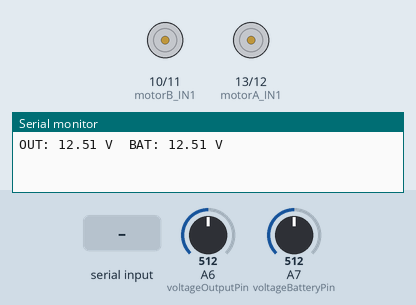
The sketch below on a simulated Arduino Nano, built with avr-gcc and run on an emulated ATmega328P. Parts: motor-driver pin pairs drawn as motors (green arrow = first pin HIGH = forward, orange = second pin HIGH = backward, longer = more drive), the last lines printed to the serial monitor. The test bench sets the inputs (shaded band); at power-on: A6 (voltageOutputPin) = 512, A7 (voltageBatteryPin) = 512.

Above: at 1.2 s.
1.3 s: "R,45\n" received over Serial
At 1.52 s:
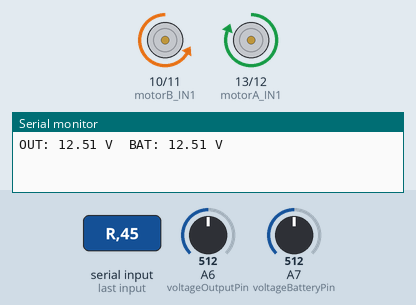
3.2 s: "L,45\n" received over Serial
At 3.42 s:
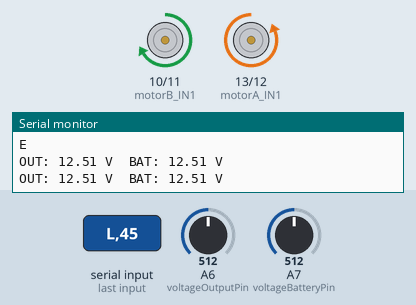
Timing chart, 0 to 6.2 s (numbered marks = the images above; inputs shaded):
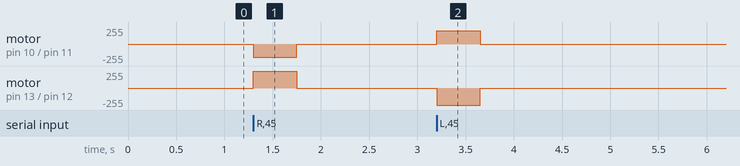

The sketch:

motor.ino
```cpp
const int voltageOutputPin = A6;
const int voltageBatteryPin = A7;
const float inputVoltageMax = 25.0;
const int adcResolution = 1023;

const int motorA_IN1 = 13;
const int motorA_IN2 = 12;
const int motorB_IN1 = 10;
const int motorB_IN2 = 11;

unsigned long lastPrintTime = 0;
const unsigned long printInterval = 1000;

String inputBuffer = "";

void setup() {
  Serial.begin(115200);

  pinMode(motorA_IN1, OUTPUT);
  pinMode(motorA_IN2, OUTPUT);
  pinMode(motorB_IN1, OUTPUT);
  pinMode(motorB_IN2, OUTPUT);

  stopMotors();
}

void loop() {
  if (millis() - lastPrintTime >= printInterval) {
    float outputV = analogRead(voltageOutputPin) * inputVoltageMax / adcResolution;
    float batteryV = analogRead(voltageBatteryPin) * inputVoltageMax / adcResolution;

    Serial.print("OUT: ");
    Serial.print(outputV, 2);
    Serial.print(" V\tBAT: ");
    Serial.print(batteryV, 2);
    Serial.println(" V");

    lastPrintTime = millis();
  }

  while (Serial.available()) {
    char c = Serial.read();
    if (c == '\n') {
      handleParsedCommand(inputBuffer);
      inputBuffer = "";
    } else {
      inputBuffer += c;
    }
  }
}

void handleParsedCommand(String cmd) {
  cmd.trim();
  if (cmd.length() == 0) return;

  int comma = cmd.indexOf(',');

  if (comma != -1 && cmd.length() > comma + 1) {
    char dir = toupper(cmd.substring(0, comma)[0]);
    int angle = cmd.substring(comma + 1).toInt();
    if ((dir == 'R' || dir == 'L') && angle > 0) {
      int mspeed = 200;
      int duration = angle * 10;

      if (dir == 'R') turnRight(mspeed);
      else if (dir == 'L') turnLeft(mspeed);

      delay(duration);
      stopMotors();
      Serial.println("E");
      return;
    }
  }

  int firstComma = cmd.indexOf(',');
  int secondComma = cmd.indexOf(',', firstComma + 1);
  if (firstComma == -1 || secondComma == -1) {
    Serial.println("Invalid command");
    return;
  }

  char move = toupper(cmd.substring(0, firstComma)[0]);
  char speedChar = toupper(cmd.substring(firstComma + 1, secondComma)[0]);
  char timeChar = cmd.substring(secondComma + 1)[0];

  int mspeed = 0;
  if (speedChar == 'L') mspeed = 150;
  else if (speedChar == 'M') mspeed = 200;
  else if (speedChar == 'H') mspeed = 255;
  else {
    Serial.println("Invalid speed");
    return;
  }

  int duration = 0;
  if (timeChar == '1') duration = 300;
  else if (timeChar == '2') duration = 800;
  else if (timeChar == '3') duration = 1500;
  else {
    Serial.println("Invalid duration");
    return;
  }

  switch (move) {
    case 'F':
      forward(mspeed); break;
    case 'B':
      backward(mspeed); break;
    case 'L':
      turnLeft(mspeed); break;
    case 'R':
      turnRight(mspeed); break;
    default:
      Serial.println("Invalid direction");
      return;
  }

  delay(duration);
  stopMotors();
  Serial.println("E");
}

void forward(int spd) {
  analogWrite(motorA_IN1, spd);
  analogWrite(motorA_IN2, 0);
  analogWrite(motorB_IN1, spd);
  analogWrite(motorB_IN2, 0);
}

void backward(int spd) {
  analogWrite(motorA_IN1, 0);
  analogWrite(motorA_IN2, spd);
  analogWrite(motorB_IN1, 0);
  analogWrite(motorB_IN2, spd);
}

void turnLeft(int spd) {
  analogWrite(motorA_IN1, 0);
  analogWrite(motorA_IN2, spd);
  analogWrite(motorB_IN1, spd);
  analogWrite(motorB_IN2, 0);
}

void turnRight(int spd) {
  analogWrite(motorA_IN1, spd);
  analogWrite(motorA_IN2, 0);
  analogWrite(motorB_IN1, 0);
  analogWrite(motorB_IN2, spd);
}

void stopMotors() {
  analogWrite(motorA_IN1, 0);
  analogWrite(motorA_IN2, 0);
  analogWrite(motorB_IN1, 0);
  analogWrite(motorB_IN2, 0);
}
```

Measured:
- after the input at 1.3 s, motor on pin 10 (motorB_IN1) / pin 11 (motorB_IN2): stopped → backward 200/255 at once, → stopped 0.45 s later; motor on pin 13 (motorA_IN1) / pin 12 (motorA_IN2): stopped → forward 255/255 at once, → stopped 0.45 s later
- after the input at 3.2 s, motor on pin 10 (motorB_IN1) / pin 11 (motorB_IN2): stopped → forward 200/255 at once, → stopped 0.45 s later; motor on pin 13 (motorA_IN1) / pin 12 (motorA_IN2): stopped → backward 255/255 at once, → stopped 0.45 s later
